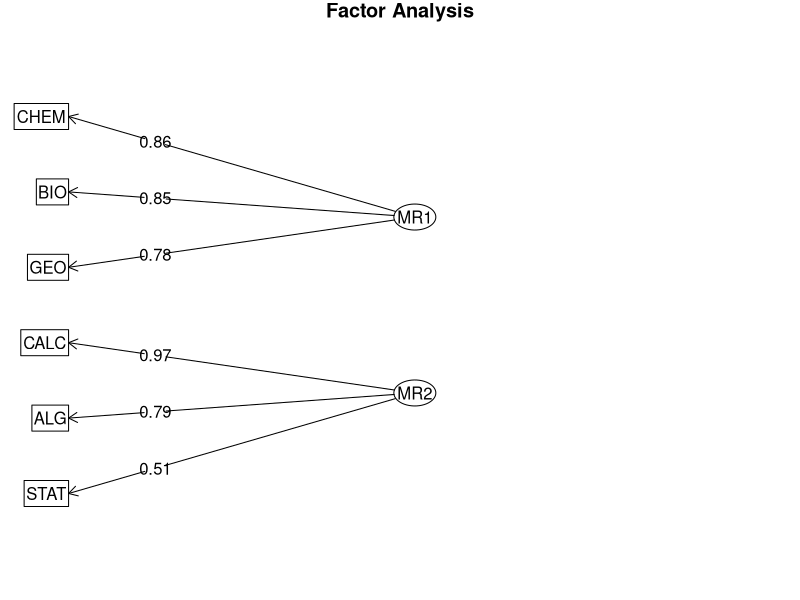
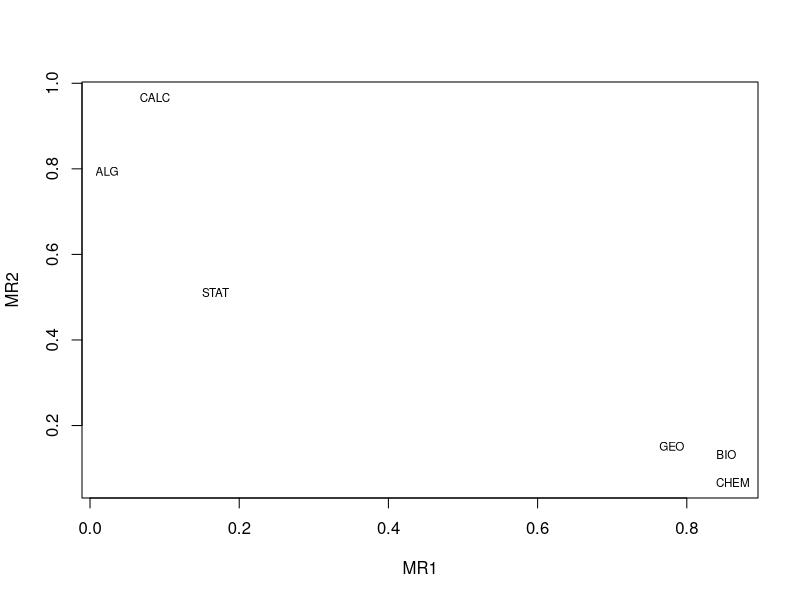
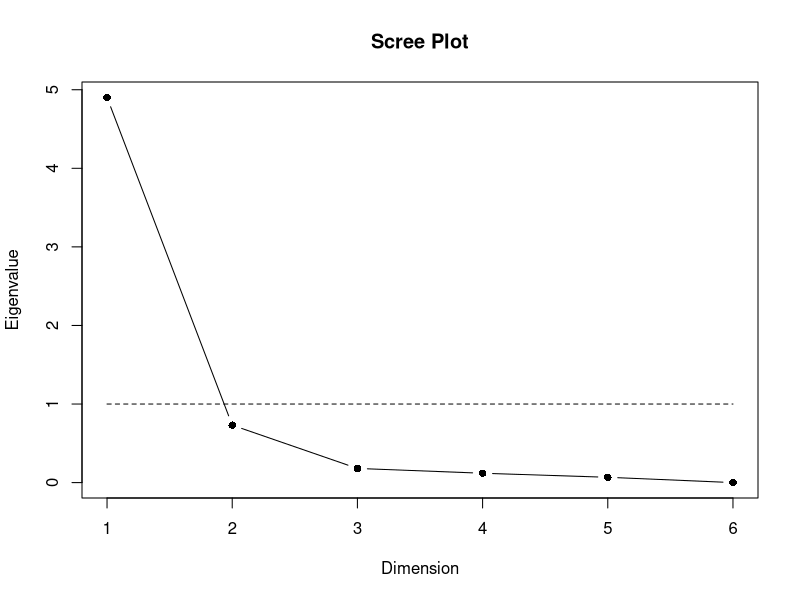

Reproduce these figures in R, in order.
## ---- chunk 1
library(psych)
myData <- read.csv("dataset_EFA.csv")
head(myData)
## ---- chunk 2
modelFA <- fa(r = myData, nfactors = 2, rotate = "varimax", fm="minres")
modelFA$loadings
## ---- chunk 3
load <- modelFA$loadings[,1:2]
fa.diagram(modelFA, digits = 2)
## ---- chunk 4
plot(load, type="n")
text(load,labels=names(myData),cex=.7)
## ---- chunk 5
library(psy)
scree.plot(cor(myData))
